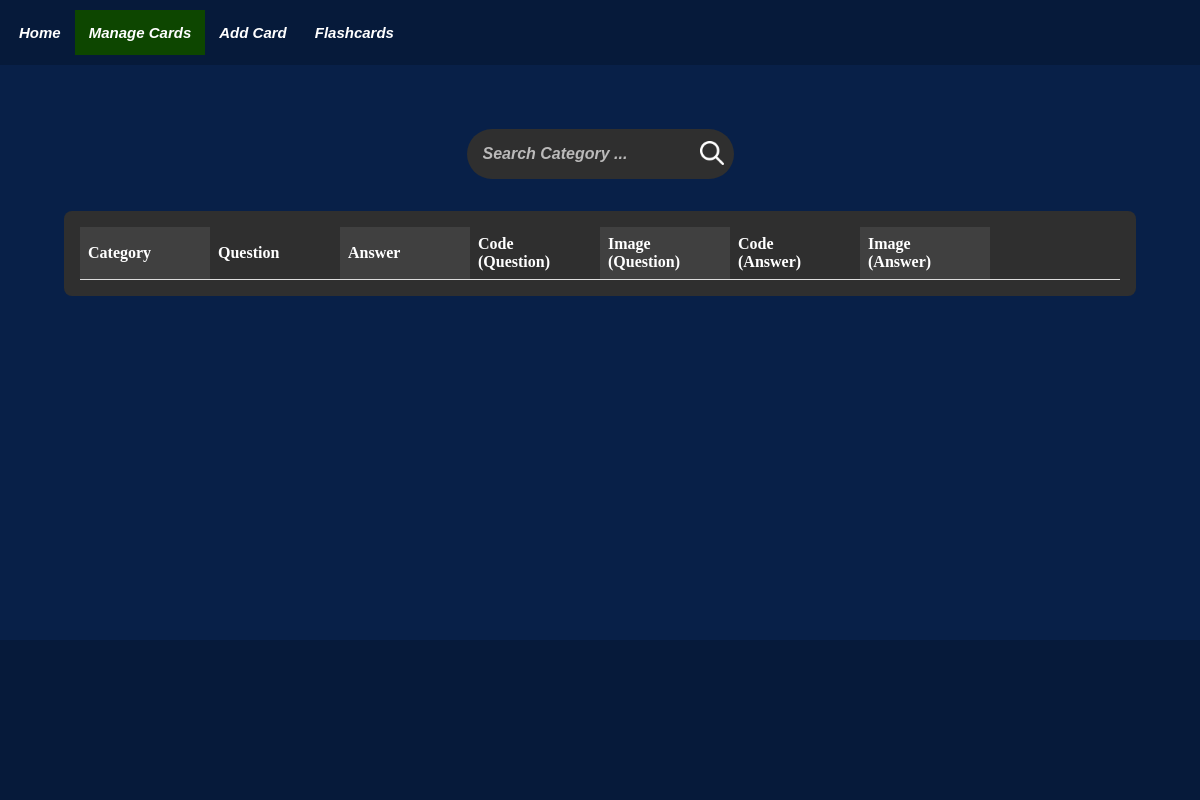
Page /manage_flashcards on the earlier database version.
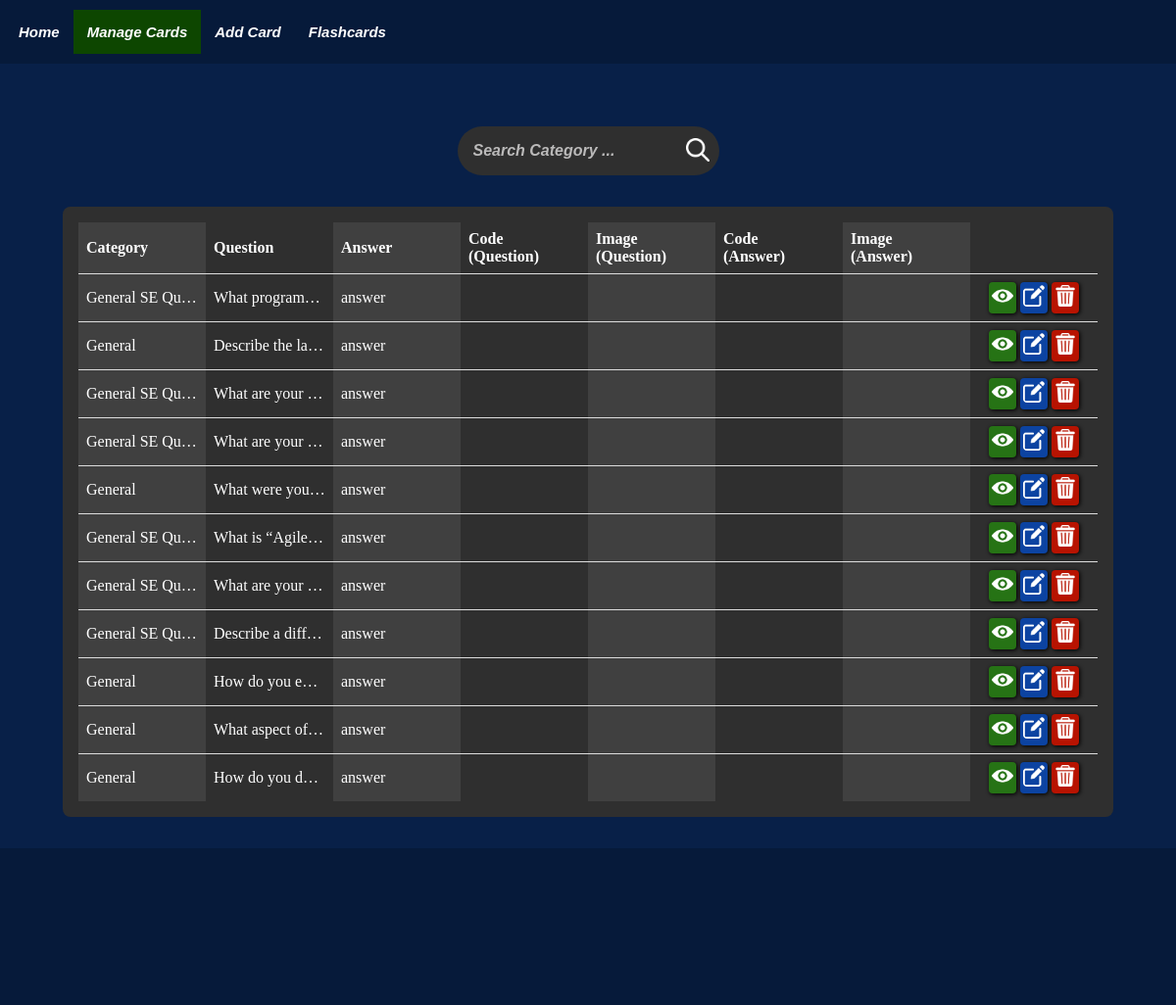
Same page on the later database version.
### tables this page shows
CREATE TABLE Flashcards(
                    cid INTEGER PRIMARY KEY AUTOINCREMENT,
                    category TEXT NOT NULL,
                    question TEXT,
                    answer TEXT,
                    qid INTEGER REFERENCES Figure(fid), 
                    aid INTEGER REFERENCES Figure(fid)
            );

### app.py (the view)
@app.route("/manage_flashcards", methods=['GET', 'POST'])
def manage_flashcards_route():
    if request.method == 'POST':
        category = request.form.get('search', type=str)
        data = database.view_allcards(category=category)
    else:
        data = database.view_allcards(category=None)
    categories = database.view_allcategories()
    return render_template('manage_flashcards.html', nav_id="manage-page", data=data, categories=categories)

### templates/manage_flashcards.html (shortened to what this page needs)
{% extends "base.html" %}
{% block content %}
<div class="search-container">
    <form class="category-search" action="#" method="post">
        <div class="search-wrapper">
            <input type="text" id="search" name="search" placeholder="Search Category ..." autocomplete="off">
            <button class="search-btn" type="submit">
                <img class="search-image" src="{{ url_for('static', filename='images/icons/search.png') }}">
            </button>
        </div>
    </form>
</div>
<div class="questions-table">
    <table>
        <thead>
            <tr>
                <th>Category</th>
                <th>Question</th>
                <th>Answer</th>
                <th>Code<br>(Question)</th>
                <th>Image<br>(Question)</th>
                <th>Code<br>(Answer)</th>
                <th>Image<br>(Answer)</th>
                <th></th>
            </tr>
        </thead>
        <tbody>
            {% for value in data['questions'] %}
            <tr>
                <td class="flash-cell">{{ value['category'] | escape }}</td>
                <td class="flash-cell">{{ value['question'] | escape }}</td>
                <td class="flash-cell">{{ value['answer'] | escape }}</td>
                <td class="flash-cell">
                </td>
                <td class="flash-cell">
                </td>
                <td class="flash-cell">
                </td>
                <td class="flash-cell">
                </td>
                <td class="action-cells">
                    <div class="action-links">
                        <a class="action-cell view-cell" href="{{ url_for('view_flashcard_route', key=value['key']) | escape }}">
                            <img class="icon-button" src="{{ url_for('static', filename='images/icons/view.png') }}" alt="view">
                        </a>
                        <a class="action-cell edit-cell" href="{{ url_for('edit_flashcard_route', key=value['key']) | escape }}">
                            <img class="icon-button" src="{{ url_for('static', filename='images/icons/edit.png') }}" alt="edit">
                        </a>
                        <a class="action-cell delete-cell" href="#" data-question="{{ value['key'] | escape }}">
                            <img class="icon-button" src="{{ url_for('static', filename='images/icons/delete.png') }}" alt="delete">
                        </a>
                    </div>
                </td>
            </tr>
            {% endfor %}
        </tbody>
    </table>
</div>
{% endblock %}

### templates/base.html (shortened to what this page needs)
<!DOCTYPE html>
<html lang="en">
    <head>
        <link rel="stylesheet" type="text/css" href="{{ url_for('static', filename='css/base.css') }}">
        <link rel="stylesheet" type="text/css" href="{{ url_for('static', filename='css/prism.css') }}">
    </head>
    <body>
        <div id="nav-bar">
            <ul class="nav">
                <li><a href="{{  url_for('home')  }}" class="nav-tile {% if nav_id == 'home-page' %}active{% endif %}">Home</a></li>
                <li><a href="{{  url_for('manage_flashcards_route')  }}" class="nav-tile {% if nav_id == 'manage-page' %}active{% endif %}">Manage Cards</a></li>
                <li><a href="{{  url_for('add_flashcard_route')  }}" class="nav-tile {% if nav_id == 'add-page' %}active{% endif %}">Add Card</a></li>
                <li>
                    <div class="dropdown {% if nav_id == 'flashcard-page' %}active{% endif %}">
                        <button class="dropbtn nav-tile">Flashcards</button>
                    </div>
                </li>
            </ul>
        </div>
        <div id="flash-messages">
        </div>
        <div class="content">
            {% block content %}{% endblock %}
        </div>
        <footer></footer>
    </body>
</html>

### static/css/base.css (style rules this page uses)
* { padding: 0; margin: 0; box-sizing: border-box; }
body { background-color: #082048; font-family: 'Times New Roman', Times, serif; width: 100%; position: relative; display: flex; flex-direction: column; min-height: 100vh; }
.content { flex: 1; }
#nav-bar { padding: 10px 0px 10px 5px; margin-bottom: 1rem; background-color: rgba(0, 0, 0, 0.2); display: flex; flex-direction: row; }
.nav { list-style-type: none; margin: 0; padding: 0; overflow: hidden; }
.nav li { display: inline; float: left; }
.nav-tile { font-size: 15px; font-family: Arial, sans-serif; font-weight: bold; font-style: italic; display: block; color: #FFFFFF; text-align: center; padding: 14px; text-decoration: none; }
.active { background: #0d4600; }
.dropbtn { background-color: inherit; border: none; }
#flash-messages { margin: 0 4rem 1rem 4rem; height: 2rem; overflow: hidden; }
.icon-button { border-radius: 4px; height: auto; width: fit-content; max-height: 100%; max-width: 100%; }
.search-container { display: flex; justify-content: center; align-content: space-between; margin-bottom: 2rem; }
.search-wrapper { position: relative; display: flex; align-items: center; }
#search { border: none; border-radius: 90px; padding: 1rem 2rem 1rem 1rem; font-size: 16px; font-weight: bold; font-style: italic; color: #000; background-color: #2f2f2f; color: #FFFFFF; }
#search::placeholder { color: #bbbaba; }
.search-btn { position: absolute; right: 0; background-color: inherit; border: none; border-radius: 90px; padding: 10px; }
.search-image { max-height: 1.5rem; background-color: inherit; }
.questions-table { margin: 0 4rem 2rem 4rem; padding: 1rem; border-radius: 8px; background-color: #2f2f2f; color: #FFFFFF; }
table { width: 100%; table-layout: fixed; border-collapse: collapse; }
th, td { text-align: left; border-bottom: 1px solid #ddd; padding: 8px; }
td:nth-child(odd), th:nth-child(odd) { background-color: #404040; }
tr:last-child td { border-bottom: none; }
.flash-cell { white-space: nowrap; overflow: hidden; text-overflow: ellipsis; }
.action-cells { text-align: center; justify-content: space-around; }
.action-links { display: flex; justify-content: center; min-width: 6rem; }
.action-cell { text-decoration: none; padding: 3px; margin: 0 2px; border-radius: 4px; color: #FFFFFF; width: 1.75rem; min-width: 1.75rem; box-shadow: 1px 1px 4px #000; }
.view-cell { background-color: #267315; }
.edit-cell { background-color: #0c43a1; }
.delete-cell, .dlt-cell { background-color: #b71301; }
footer { height: 10rem; background-color: rgba(0, 0, 0, 0.2); }

Differences in the rows shown:
added Flashcards: category "General SE Qu…", question "What program…", answer "answer"
added Flashcards: category "General", question "Describe the la…", answer "answer"
added Flashcards: category "General SE Qu…", question "What are your…", answer "answer"
added Flashcards: category "General SE Qu…", question "What are your…", answer "answer"
added Flashcards: category "General", question "What were you…", answer "answer"
added Flashcards: category "General SE Qu…", question "What is “Agile…", answer "answer"
added Flashcards: category "General SE Qu…", question "What are your…", answer "answer"
added Flashcards: category "General SE Qu…", question "Describe a diff…", answer "answer"
added Flashcards: category "General", question "How do you e…", answer "answer"
added Flashcards: category "General", question "What aspect of…", answer "answer"
added Flashcards: category "General", question "How do you d…", answer "answer"
